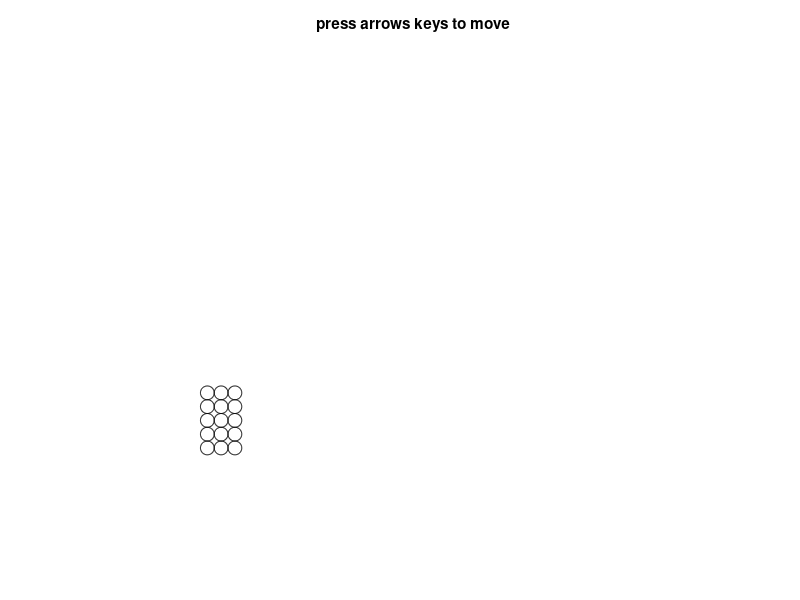

MATLAB code to generate this figure:
function permuteArrayWithHistory(A,B)
% program that permutes any given ar*ac matrix A into the br*bc B.
% [ensure (ar*ac == br*bc)], where each element of A is assigned a
% destination in B.
%
% Note that this is both a permutation  (changing the order of pixels) and
% a reshaping of the matrix dimensions.  There are (n!) permutations and
% (n) reshapes possible.  You can reapply the permutation and (permutation
% power to get the identity.
%
% This code also shows the history of each block by drawing a trace behind
% them.
%
% Author: Aaron Becker, Summer 2013
%
global G MAKE_MOVIE RobotPts
%close all; clc;
clear all
clc
format compact
MAKE_MOVIE = false;
G.fig = figure(1);
G.numCommands = 0;
G.totalMoves = 0;
if MAKE_MOVIE
    set(G.fig ,'Name','Massive Control','color',[1,1,1]); %#ok<UNRCH>
else
    set(G.fig ,'KeyPressFcn',@keyhandler,'Name','Massive Control');
end
%create obstacle map and draw it
if nargin < 2
%     % % Capital 'A' -> 'B'
%     A =[1,1,0,1,1;
%         1,0,1,0,1;
%         1,0,0,0,1;
%         1,0,1,0,1;
%         1,0,1,0,1];
%     B =[1,0,0,1,1;
%         1,0,1,0,1;
%         1,0,0,1,1;
%         1,0,1,0,1;
%         1,0,0,1,1];
    % % Capital 'A' -> 'B'
    A =[1,0,1;
        0,1,0;
        0,0,0;
        0,1,0;
        0,1,0];
    B =[0,1,1;
        0,1,1;
        0,0,0;
        0,1,0;
        0,0,0];
    
    % %     %     % % %R->D, repeates every 740 iterations
    %     A =[4,4,4,4,4,4,4,4,4,4;
    %         4,2,2,2,2,2,2,4,4,1;
    %         4,2,3,4,4,4,4,2,3,1;
    %         4,2,3,4,4,4,4,2,3,1;
    %         4,2,2,2,2,2,2,1,1,1;
    %         4,2,2,4,2,3,1,1,1,1;
    %         4,2,3,4,1,2,3,1,1,1;
    %         4,2,3,1,1,1,2,3,1,1;
    %         4,2,3,1,1,1,1,2,2,1;
    %         1,1,1,1,1,1,1,1,1,1];
    %     B =[1,1,1,1,1,1,1,1,1,1;
    %         1,2,2,2,2,2,2,1,1,4;
    %         1,2,3,1,1,1,2,2,4,4;
    %         1,2,3,1,1,1,1,2,3,4;
    %         1,2,3,1,1,1,4,2,3,4;
    %         1,2,3,1,1,4,4,2,3,4;
    %         1,2,3,1,4,4,4,2,3,4;
    %         1,2,3,4,4,4,2,2,4,4;
    %         1,2,2,2,2,2,2,4,4,4;
    %         1,4,4,4,4,4,4,4,4,4];
    
    %for all:
    A = flipud(A);
    B = flipud(B);
end

G.EMPTY = 0;
G.OBST = 1;
assignCorrespondencies(A,B);
setupObstacles();

G.maxX = size(G.obstacle_pos,2);
G.maxY = size(G.obstacle_pos,1);

numRobots = size(RobotPts,1);
clf

G.colormap = [  1,1,1; %Empty = white
    1,1,1; %obstacle
    ];

colormap(G.colormap);
G.axis=imagesc(G.obstacle_pos);
set(gca,'box','off','xTick',[],'ytick',[],'ydir','normal','Visible','off');
%set(G.axis,'edgealpha',.08)
axis equal
axis tight
G.title = title('press arrows keys to move');

G.hRobotsPast2 = zeros(1, numRobots);
G.hRobotsPast = zeros(1, numRobots);
G.hRobots = zeros(1, numRobots);
colors = hsv(numel(unique(RobotPts(:,4))));
colors = [1,0,0; 0,0,1; .5,0,.5;];
for hi = 1: numRobots
    G.hRobotsPast2(hi) =  rectangle('Position',[RobotPts(hi,1)-1/2,RobotPts(hi,2)-1/2,1,1],'Curvature',[1,1],'FaceColor',[1,1,1]-([1,1,1]-colors(RobotPts(hi,4),:))*.2,'LineStyle','none');
    G.hRobotsPast(hi) =  rectangle('Position',[RobotPts(hi,1)-1/2,RobotPts(hi,2)-1/2,1,1],'Curvature',[1,1],'FaceColor',[1,1,1]-([1,1,1]-colors(RobotPts(hi,4),:))*.5,'LineStyle','none');
    G.hRobots(hi) =  rectangle('Position',[RobotPts(hi,1)-1/2,RobotPts(hi,2)-1/2,1,1],'Curvature',[1,1],'FaceColor',colors(RobotPts(hi,4),:));
end

    function keyhandler(src,evnt) %#ok<INUSL>
        if strcmp(evnt.Key,'s')
            imwrite(flipud(get(G.axis,'CData')+1), G.colormap, '../../pictures/png/MatrixPermutePic.png');
        else
            moveto(evnt.Key)
        end
    end

    function moveto(key)
        
        % update past
        for ni = 1:size(RobotPts,1)
            set(G.hRobotsPast2(ni),'Position', get(G.hRobotsPast(ni),'Position'), ...
                'Curvature', get(G.hRobotsPast(ni),'Curvature'));
            uistack(G.hRobotsPast2(RobotPts(ni,3)),'top');
        end
        % Maps keypresses to moving pixels
        step = [0,0];
        if strcmp(key,'leftarrow') || strcmp(key,'-x') %-x
            RobotPts = sortrows(RobotPts,1);
            step = -[1,0];
        elseif strcmp(key,'rightarrow')|| strcmp(key,'+x') %+x
            RobotPts = sortrows(RobotPts,-1);
            step = [1,0];
        elseif strcmp(key,'uparrow')|| strcmp(key,'+y') %+y
            RobotPts = sortrows(RobotPts,-2);
            step = [0,1];
        elseif strcmp(key,'downarrow')|| strcmp(key,'-y') %-y
            RobotPts = sortrows(RobotPts,2);
            step = -[0,1];
        end
        % implement the move on every robot
        for ni = 1:size(RobotPts,1)
            stVal = RobotPts(ni,1:2);
            desVal = RobotPts(ni,1:2)+step;
            
            % move there if no robot in the way and space is free
            while  ~ismember(desVal,RobotPts(:,1:2),'rows')  ...
                    && desVal(1) >0 && desVal(1) <= G.maxX && desVal(2) >0 && desVal(2) <= G.maxY ...
                    && G.obstacle_pos( desVal(2),desVal(1) )==0
                
                RobotPts(ni,1:2) = desVal;
                desVal = RobotPts(ni,1:2)+step;
            end
            if ~isequal( stVal, RobotPts(ni,1:2) )
                x = min(stVal(1), RobotPts(ni,1));
                y = min(stVal(2), RobotPts(ni,2));
                xd = abs(stVal(1)- RobotPts(ni,1));
                yd = abs(stVal(2)- RobotPts(ni,2));
                set(G.hRobotsPast(RobotPts(ni,3)),'Position',[x-1/2,y-1/2,xd+1,yd+1],'Curvature',[1/(1+xd),1/(1+yd)]);
                uistack(G.hRobotsPast(RobotPts(ni,3)),'top');
                set(G.hRobots(RobotPts(ni,3)),'Position',[RobotPts(ni,1)-1/2,RobotPts(ni,2)-1/2,1,1]);
            else
                set(G.hRobotsPast(RobotPts(ni,3)),'Position',[RobotPts(ni,1)-1/2,RobotPts(ni,2)-1/2,1,1],'Curvature',[1,1]);
            end
            
        end
        for ni = 1:size(RobotPts,1)
            uistack(G.hRobots(RobotPts(ni,3)),'top');
        end
        
    end

    function assignCorrespondencies(A,B)
        
        %assign correspondences between A and B
        G.Ai = reshape(1:numel(A),size(A));
        G.Bi = zeros(size(B));
        G.A = zeros(size(A));
        G.B = zeros(size(B));
        [G.C] = unique(A);
        for i = 1:numel(G.C)  %with 3 colors, even the best switching array may take 6 iterations to reset.
            indB = (B==G.C(i)); %i.e. find all the red B values
            indA = (A==G.C(i)); %     find all the red A values
            G.Bi(indB) = G.Ai(indA);
            G.A(indA) = i;
            G.B(indB) = i;
        end
        
        
        if numel(G.C) ==2  %then generate a two-step transformation.  This is always possible for 2 colors and two desired shapes
            G.Ai = reshape(1:numel(A),size(A));
            G.Bi = zeros(size(B));
            G.A = zeros(size(A));
            G.B = zeros(size(B));
            [G.C] = unique(A);
            % it is often impossible for more than 2 desired shapes {"O","W","L"},
            % RICE, UIC, all failed for me.
            G.T = zeros(size(A));
            for i = 1:numel(A)
                if G.T(i) == 0
                    G.T(i) = 1;
                    if B(i) == A(i)
                        G.Bi(i) = G.Ai(i);
                        G.A(i) = find(G.C == A(i));
                        G.B(i) = find(G.C == A(i));
                    else
                        Bind = find(  B == A(i) & B ~= A & G.T == 0,1); %find first untouched item in B that mathces A
                        G.T(Bind) = 1;
                        
                        G.Bi(Bind) = G.Ai(i);
                        G.A(i)    = find(G.C == A(i));
                        G.B(Bind) = find(G.C == A(i));
                        
                        G.Bi(i)   = G.Ai(Bind);
                        G.A(Bind) = find(G.C == A(Bind));
                        G.B(i)    = find(G.C == A(Bind));
                    end
                end
            end
        end
    end

    function setupObstacles()
        %%% Sets up the obstacles needed to form permutation from A to B
        
        [ar,ac] = size(G.A);
        [br,bc] = size(G.B);
        offsetY =  max(br+1, ar +1); %height of move 4 stoppers
        G.r = offsetY+ar*ac+1;%how tall?
        offsetX =  max(bc,ac);
        G.c = offsetX + 2*ar*ac  +1;  %how wide?
        % we want 16/9 = 1.7778
        %display([G.c,G.r])
        if G.r/G.c < 9/16
            desiredHeight     = ceil(G.c*9/16);
            desiredWidth= ceil(desiredHeight/9*16);
        else
            desiredWidth = ceil(G.r*16/9);
            desiredHeight = ceil(desiredWidth/16*9);
        end
        exWd = desiredWidth-G.c;
        exHt = desiredHeight-G.r;
        G.c = desiredWidth+5;
        G.r = desiredHeight+5;
        
        G.obstacle_pos=G.EMPTY*ones(G.r,G.c);  %initialize grid to be empty
        %%%%%%%%%%%%%%%%%%%%%%%%%%%%%%%%%%%%%%%%%%%%%%%%%%%%%%
        %%% place the robots %%%%%%%%%%%%%%%%%%%%%%%%%%%%%%%%%
        [xind,yind] = meshgrid(1+(1:ar)+exHt,1+(1:ac)+exWd);
        RobotPts = [ reshape(yind,numel(G.A),1), reshape(xind,numel(G.A),1),(1:numel(G.A))', reshape( (G.A'),numel(G.A),1)];
        
        %place the obstacles%%%%%%%%%%%%%%%%%%%%%%%%%%%%%%%%%%
        for i = 1:ac
            G.obstacle_pos(offsetY + ar*i+1+exHt,1+i+exWd ) =G.OBST;  %move 1 (horizontal stops) needs ar blocks, move (offsetY-ar) + ar*ac
        end
        G.m1 = (offsetY-ar) + ar*ac;
        
        for n = 1:numel(G.Ai)  %move 2: stop at correct width  (this is the only section that changes), needs ar*ac blocks, move offsetX+(bc-1)*(2*br)+2*(bc)
            [Br,Bc] = find( G.Bi == n);
            %Bc is the desired column to end up in,
            %Br is the desired row to end in
            % vertical                   , horiz
            G.obstacle_pos(offsetY+n+exHt,  1+offsetX+(Br-1)*(2*bc)+2*(Bc)+exWd) = G.OBST;
            %G.obstacle_pos(offsetY+n+exHt,1+offsetX+(Bc-1)*(2*br)+2*(Br)+exWd) = G.OBST;
            %[Ac,Ar] = find( G.Ai == n); %identity
        end
        G.m2 = offsetX+(bc-1)*(2*br)+2*(bc);
%         
%         for Br = 1:br%move 3 (step stones), needs ar*ac blocks, move offsetY + ar*ac  -1
%             for Bc = 1:bc      % vertical      , horiz
%                 G.obstacle_pos( Br+exHt,   Bc*2 +  offsetX + (Br-1)*(2*bc)+exWd) = G.OBST;
%                 %G.obstacle_pos( Br*2-1+exHt,   Br*2 +  offsetX + (Bc-1)*(2*br)+exWd) =G.OBST;
%             end
%         end
        for n = 1:numel(G.Ai)
            G.obstacle_pos( 1+floor((n-1)/bc)+exHt,    offsetX + exWd + 2*n) =  G.OBST;
        end
        
        G.m3 = offsetY + ar*ac  -1;
        
        G.obstacle_pos(1+(1:br)+exHt,1+exWd) =G.OBST; %move 4 (vertical line) %needs br blocks, move offsetX+(bc-1)*(2*br)+br
        G.m4 =offsetX+(bc-1)*(2*br)+br;
        G.obstacle_pos(1+exHt,1+(1:bc)+exWd) =G.OBST; %move 5 (horizontal line)  %(not a move, but looks nice) needs bc blocs,
        
        %%%%%%%%%%%%%%%%%%%%%%%%%%%%%%%%%%%%%%%%%%%%%%%%%%%%%%
    end
end